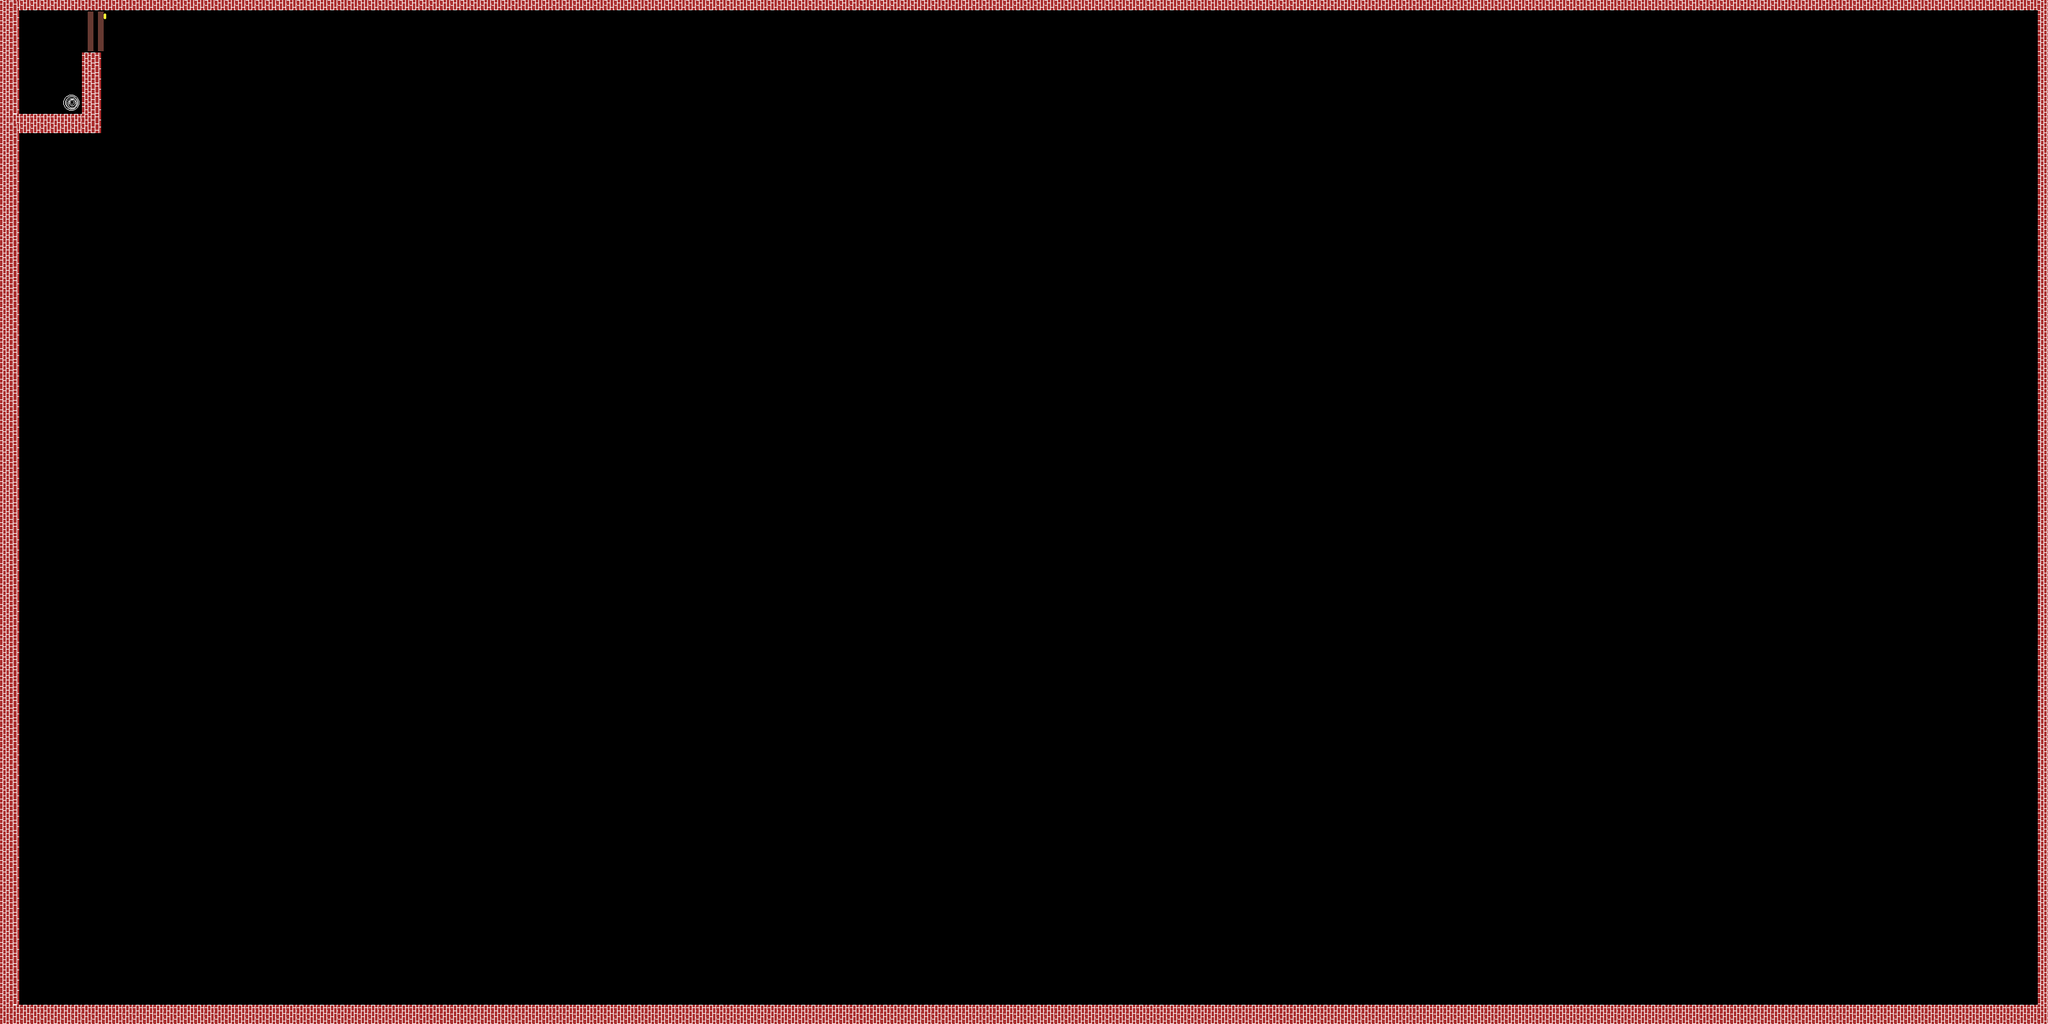

A level layout from a 2D game, rendered from its tile map. Below: a short description, then the map file with tile-grid data replaced by summaries:
An orthogonal 200x100 tile map with 16x16 px tiles, 2 tile layers (brick, portal) and 2 objects.

<map version="1.0" orientation="orthogonal" renderorder="right-up" width="200" height="100" tilewidth="16" tileheight="16" nextobjectid="39">
 <tileset firstgid="1" name="tiles" tilewidth="30" tileheight="30">
  <tile id="0">
   <image width="30" height="30" source="Bricks.png" />
   <objectgroup draworder="index">
    <object id="0" x="2" y="2" width="26" height="28" />
   </objectgroup>
  </tile>
  <tile id="1">
   <image width="30" height="30" source="portal.png" />
  </tile>
  <tile id="2">
   <image width="30" height="30" source="Door.png" />
  </tile>
  <tile id="3">
   <image width="30" height="30" source="Door2.png" />
  </tile>
 </tileset>
 <layer name="brick" width="200" height="100">
  <data>[20000 cells, 616 non-empty, 3 distinct tile ids]</data>
 </layer>
 <objectgroup name="collision">
  <object id="38" x="4" y="3" width="24" height="747" />
 </objectgroup>
 <layer name="portal" width="200" height="100">
  <data>[20000 cells, 1 non-empty, 1 distinct tile ids]</data>
 </layer>
</map>